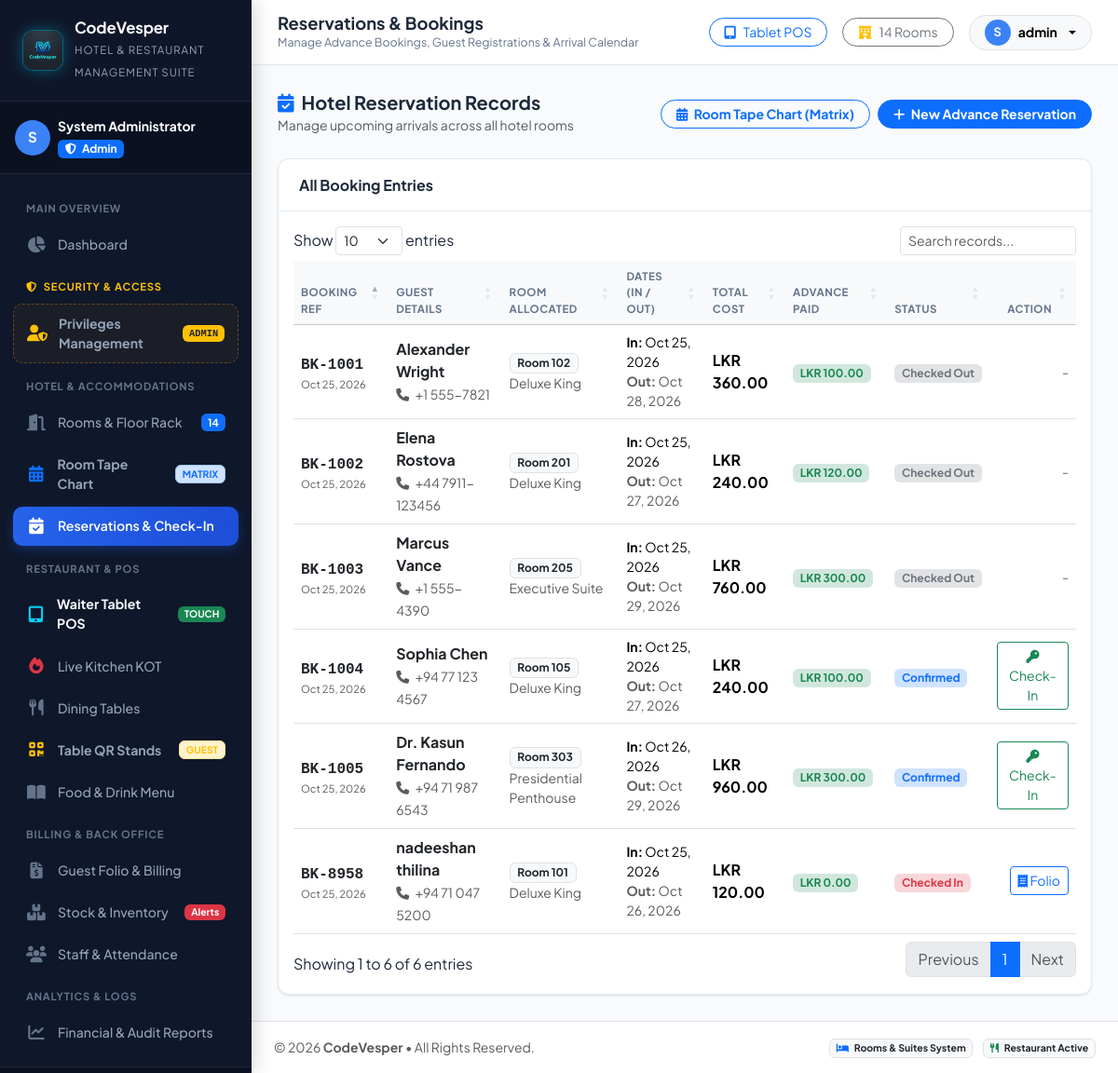
/bookings.php (signed in), run on an earlier commit of the app's database.
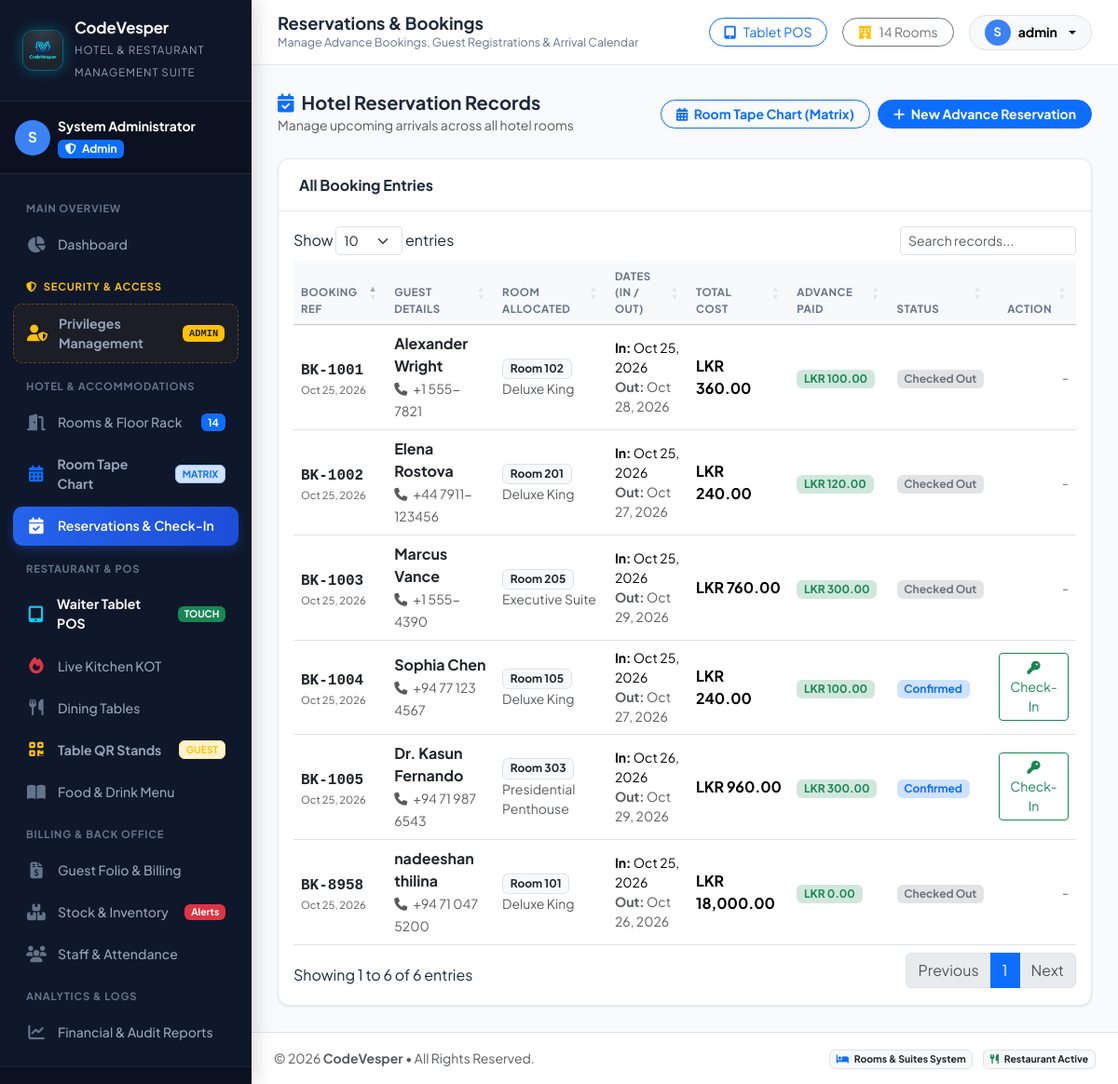
And on a later commit of the database.
### tables this page shows
CREATE TABLE `reservations` (
  `id` int NOT NULL AUTO_INCREMENT,
  `booking_ref` varchar(20) NOT NULL,
  `guest_id` int NOT NULL,
  `room_id` int NOT NULL,
  `check_in_date` date NOT NULL,
  `check_out_date` date NOT NULL,
  `adults` int DEFAULT '2',
  `children` int DEFAULT '0',
  `total_room_cost` decimal(10,2) NOT NULL,
  `advance_deposit` decimal(10,2) DEFAULT '0.00',
  `status` enum('confirmed','checked_in','checked_out','cancelled') DEFAULT 'confirmed',
  `created_by` int DEFAULT NULL,
  `created_at` timestamp NOT NULL DEFAULT CURRENT_TIMESTAMP,
  PRIMARY KEY (`id`)  ,
  UNIQUE KEY `booking_ref` (`booking_ref`),
  KEY `guest_id` (`guest_id`),
  KEY `room_id` (`room_id`),
  KEY `created_by` (`created_by`),
  CONSTRAINT `reservations_ibfk_1` FOREIGN KEY (`guest_id`) REFERENCES `guests` (`id`),
  CONSTRAINT `reservations_ibfk_2` FOREIGN KEY (`room_id`) REFERENCES `rooms` (`id`),
  CONSTRAINT `reservations_ibfk_3` FOREIGN KEY (`created_by`) REFERENCES `users` (`id`)
);

CREATE TABLE `guests` (
  `id` int NOT NULL AUTO_INCREMENT,
  `full_name` varchar(100) NOT NULL,
  `phone` varchar(20) NOT NULL,
  `email` varchar(100) DEFAULT NULL,
  `id_type` enum('Passport','National ID','Driving License','Other') DEFAULT 'National ID',
  `id_number` varchar(50) NOT NULL,
  `address` text DEFAULT NULL,
  `nationality` varchar(50) DEFAULT 'Domestic',
  `special_requests` text DEFAULT NULL,
  `created_at` timestamp NOT NULL DEFAULT CURRENT_TIMESTAMP,
  PRIMARY KEY (`id`)  
);

CREATE TABLE `rooms` (
  `id` int NOT NULL AUTO_INCREMENT,
  `room_number` varchar(10) NOT NULL,
  `room_type_id` int NOT NULL,
  `floor` int NOT NULL,
  `status` enum('vacant','reserved','occupied','dirty','maintenance') DEFAULT 'vacant',
  `daily_rate` decimal(10,2) NOT NULL,
  `notes` varchar(255) DEFAULT NULL,
  PRIMARY KEY (`id`)  ,
  UNIQUE KEY `room_number` (`room_number`),
  KEY `room_type_id` (`room_type_id`),
  CONSTRAINT `rooms_ibfk_1` FOREIGN KEY (`room_type_id`) REFERENCES `room_types` (`id`)
);

CREATE TABLE `room_types` (
  `id` int NOT NULL AUTO_INCREMENT,
  `name` varchar(50) NOT NULL,
  `code` varchar(10) NOT NULL,
  `base_price` decimal(10,2) NOT NULL,
  `capacity` int DEFAULT '2',
  `amenities` text DEFAULT NULL,
  `description` text DEFAULT NULL,
  PRIMARY KEY (`id`)  ,
  UNIQUE KEY `code` (`code`)
);

### includes/functions.php (called while the page is built, shortened)
<?php
function formatMoney($amount): string {
    $symbol = defined('APP_CURRENCY') ? APP_CURRENCY : 'LKR ';
    return $symbol . number_format((float)$amount, 2);
}
function formatDate($date, $format = 'M d, Y'): string {
    return date($format, strtotime($date));
}
function formatPhoneNumber(string $phone): string {
    $clean = trim($phone);
    $digits = preg_replace('/[^\d+]/', '', $clean);
    if (preg_match('/^0(7\d{8})$/', $digits, $m)) {
        return '+94 ' . substr($m[1], 0, 2) . ' ' . substr($m[1], 2, 3) . ' ' . substr($m[1], 5);
    }
    if (preg_match('/^(7\d{8})$/', $digits, $m)) {
        return '+94 ' . substr($m[1], 0, 2) . ' ' . substr($m[1], 2, 3) . ' ' . substr($m[1], 5);
    }
    if (preg_match('/^\+?94(7\d{8})$/', $digits, $m)) {
        return '+94 ' . substr($m[1], 0, 2) . ' ' . substr($m[1], 2, 3) . ' ' . substr($m[1], 5);
    }
    return $clean;
}

### bookings.php (the view, shortened to what the changed rows need)
<?php
require_once __DIR__ . '/includes/header.php';
$db = getDbConnection();
$reservations = $db->query("
    SELECT res.*, r.room_number, rt.name as type_name, g.full_name as guest_name, g.phone as guest_phone, u.username as staff_user
    FROM reservations res
    JOIN rooms r ON res.room_id = r.id
    JOIN room_types rt ON r.room_type_id = rt.id
    JOIN guests g ON res.guest_id = g.id
    LEFT JOIN users u ON res.created_by = u.id
    ORDER BY res.id DESC
")->fetchAll();
?>
<div class="card-custom">
    <div class="p-3">
        <div class="table-responsive">
            <table class="table table-hover align-middle mb-0 datatable-init">
                <thead class="table-light small text-uppercase text-muted">
                    <tr>
                        <th>Booking Ref</th>
                        <th>Guest Details</th>
                        <th>Room Allocated</th>
                        <th>Dates (In / Out)</th>
                        <th>Total Cost</th>
                        <th>Advance Paid</th>
                        <th>Status</th>
                        <th class="text-end">Action</th>
                    </tr>
                </thead>
                <tbody>
                    <?php foreach ($reservations as $res):
                        $badge = 'warning';
                        if ($res['status'] === 'checked_in') $badge = 'danger';
                        elseif ($res['status'] === 'checked_out') $badge = 'secondary';
                        elseif ($res['status'] === 'confirmed') $badge = 'primary';
                        elseif ($res['status'] === 'no_show') $badge = 'dark';
                        elseif ($res['status'] === 'cancelled') $badge = 'danger';
                    ?>
                    <tr>
                        <td>
                            <span class="fw-bold text-dark font-monospace"><?= htmlspecialchars($res['booking_ref']) ?></span>
                            <div class="text-muted" style="font-size: 0.7rem;"><?= formatDate($res['created_at']) ?></div>
                        </td>
                        <td>
                            <div class="fw-bold text-dark"><?= htmlspecialchars($res['guest_name']) ?></div>
                            <small class="text-muted"><i class="fa-solid fa-phone me-1"></i> <?= htmlspecialchars(formatPhoneNumber($res['guest_phone'])) ?></small>
                        </td>
                        <td>
                            <span class="badge bg-light text-dark border fw-bold"><?= htmlspecialchars($res['room_number']) ?></span>
                            <div class="text-muted small"><?= htmlspecialchars($res['type_name']) ?></div>
                        </td>
                        <td>
                            <div class="small"><strong>In:</strong> <?= formatDate($res['check_in_date']) ?></div>
                            <div class="small text-muted"><strong>Out:</strong> <?= formatDate($res['check_out_date']) ?></div>
                        </td>
                        <td class="fw-bold"><?= formatMoney($res['total_room_cost']) ?></td>
                        <td>
                            <span class="badge bg-success-subtle text-success"><?= formatMoney($res['advance_deposit']) ?></span>
                        </td>
                        <td>
                            <span class="badge bg-<?= $badge ?>-subtle text-<?= $badge ?> text-capitalize"><?= str_replace('_', ' ', $res['status']) ?></span>
                        </td>
                        <td class="text-end">
                            <?php if ($res['status'] === 'confirmed'): ?>
                                <a href="rooms.php" class="btn btn-sm btn-outline-success py-1 px-2" title="Check-In Guest">
                                    <i class="fa-solid fa-key"></i> Check-In
                                </a>
                            <?php elseif ($res['status'] === 'checked_in'): ?>
                                <a href="billing.php?room_id=<?= $res['room_id'] ?>" class="btn btn-sm btn-outline-primary py-1 px-2" title="View Folio">
                                    <i class="fa-solid fa-receipt"></i> Folio
                                </a>
                            <?php else: ?>
                                <span class="text-muted small">-</span>
                            <?php endif; ?>
                        </td>
                    </tr>
                    <?php endforeach; ?>
                </tbody>
            </table>
        </div>
    </div>
</div>
<?php require_once __DIR__ . '/includes/footer.php'; ?>

What changed in the data, as far as the page shows it:
changed reservations "BK-8958": total_room_cost "LKR 120.00" → "LKR 18,000.00"; status "Checked In" → "Checked Out"; status "Folio" → "-"
